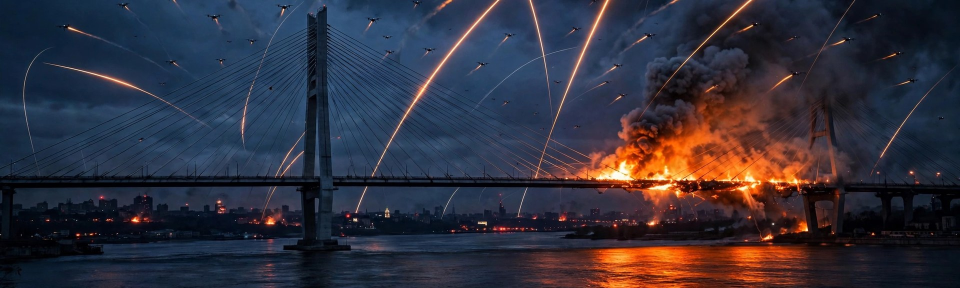
#> input picture assets/hero.jpg, 1920 x 576 px (shown at 1/2 size)
$ python generate_image.py
#> lines starting #> are read from the running program, lines starting #| are printed output that depends on the picture
"""Compose the specified newspaper front page with Pillow, entirely offline."""

from pathlib import Path

from PIL import Image, ImageDraw, ImageFont


ROOT = Path(__file__).resolve().parent
ASSETS = ROOT / "assets"
SCALE = 2
SIDE = 1024
MAX_BYTES = 1_048_576
PAPER = "#F7F3E9"
INK = "#152A34"
RED = "#A82D26"
TEAL = "#185D6D"
RULE = "#9AA5A1"
FONTS = Path("/usr/share/fonts/truetype")
FONT_FILES = {
    "masthead": "dejavu/DejaVuSerif-Bold.ttf",
    "bold": "liberation/LiberationSans-Bold.ttf",
    "regular": "liberation/LiberationSans-Regular.ttf",
    "italic": "liberation/LiberationSans-Italic.ttf",
}

STORIES = (
    (
        "chip",
        "NVIDIA HITS $115.8B REVENUE, BOARD BARS HUANG RETURN.",
        "Revenue up 103% year on year; Kress stays on as interim CEO.",
    ),
    (
        "health",
        "U.S. LOSES MEASLES ELIMINATION STATUS AFTER 26 YEARS.",
        "PAHO ends 26-year status; over 5,400 cases in 2026, most since 1991.",
    ),
    (
        "plane",
        "TRUMP JOINS QUAD SUMMIT IN MANILA AHEAD OF CHINA TRIP.",
        "Leaders unveil naval drills plus AI and cyber initiatives.",
    ),
    (
        "rocket",
        "U.S. HITS IRAN MISSILE SITE AFTER BAHRAIN BASE ATTACK.",
        "CENTCOM says all drones intercepted before strike on Qeshm Island.",
    ),
    (
        "house",
        "UK LAUNCHES 'BE READY' DRIVE URGING 3-DAY HOME STOCKPILES.",
        "Cabinet Office urges every home to store 3 days of food and water.",
    ),
)


def scaled_box(box: tuple[float, ...]) -> tuple[int, ...]:
    return tuple(round(value * SCALE) for value in box)


def main() -> None:
    page = Image.new("RGB", (SIDE * SCALE, SIDE * SCALE), PAPER)
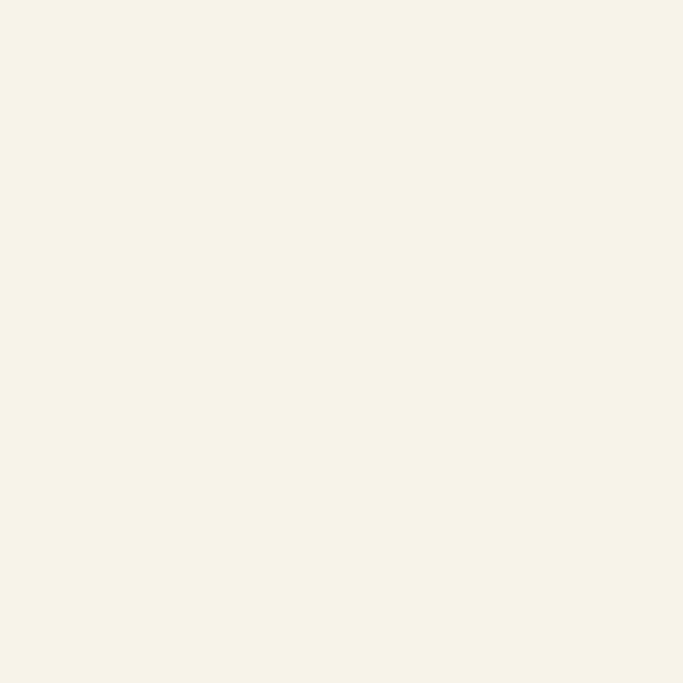
#> page: PIL image 2048x2048 RGB (shown at 1/3 size); mean R, G, B 247, 243, 233
    draw = ImageDraw.Draw(page)
    fonts: dict[tuple[str, int], ImageFont.FreeTypeFont] = {}
    placements: list[tuple[str, tuple[int, int, int, int]]] = []

    def text(
        x: float,
        y: float,
        content: str,
        face: str,
        size: int,
        color: str = INK,
        *,
        right: bool = False,
    ) -> tuple[int, int, int, int]:
#> called with x = 32, y = 12, content = 'THE GLOBAL DAILY', face = 'masthead', size = 60, color = '#152A34', right = False
        key = (face, size)
        if key not in fonts:
            fonts[key] = ImageFont.truetype(str(FONTS / FONT_FILES[face]), size * SCALE)
        font = fonts[key]
        position = (round(x * SCALE), round(y * SCALE))
        if right:
            measured = draw.textbbox((0, position[1]), content, font=font)
            position = (position[0] - measured[2], position[1])
        bounds = draw.textbbox(position, content, font=font)
#> bounds = (64, 48, 1429, 139)
        assert 0 <= bounds[0] < bounds[2] <= SIDE * SCALE, (content, bounds)
        assert 0 <= bounds[1] < bounds[3] <= SIDE * SCALE, (content, bounds)
        assert bounds[0] >= 32 * SCALE and bounds[2] <= 992 * SCALE, (
            "Text exceeds the newspaper margins",
            content,
            bounds,
        )
        draw.text(position, content, font=font, fill=color)
        placements.append((content, bounds))
        return bounds

    def rule(y: float, width: int = 1, color: str = RULE) -> None:
        draw.line(scaled_box((32, y, 992, y)), fill=color, width=width * SCALE)

    def icon(kind: str, y: float) -> None:
        # Each symbol fits a 72 x 50 point box inside its 57-point row.
        ox, oy = 36, y + 4

        def polygon(points: list[tuple[float, float]], color: str = TEAL) -> None:
            draw.polygon(
                [(round((ox + x) * SCALE), round((oy + yy) * SCALE)) for x, yy in points],
                fill=color,
            )

        def rectangle(box: tuple[float, ...], color: str = TEAL) -> None:
            x1, y1, x2, y2 = box
            draw.rectangle(scaled_box((ox + x1, oy + y1, ox + x2, oy + y2)), fill=color)

        def ellipse(
            box: tuple[float, ...], color: str, *, outline: bool = False
        ) -> None:
            x1, y1, x2, y2 = box
            # A four-point ring remains visible in a 300-pixel-wide preview.
            kwargs = {"outline": color, "width": 4 * SCALE} if outline else {"fill": color}
            draw.ellipse(scaled_box((ox + x1, oy + y1, ox + x2, oy + y2)), **kwargs)

        if kind == "chip":
            rectangle((18, 8, 54, 44))
            for pin in (23, 32, 41, 50):
                draw.line(scaled_box((ox + pin, oy + 2, ox + pin, oy + 49)), fill=TEAL, width=2 * SCALE)
            for pin in (13, 22, 31, 40):
                draw.line(scaled_box((ox + 12, oy + pin, ox + 60, oy + pin)), fill=TEAL, width=2 * SCALE)
            rectangle((26, 16, 46, 36), PAPER)
            rectangle((30, 20, 42, 32))
        elif kind == "health":
            ellipse((12, 1, 60, 49), RED, outline=True)
            rectangle((31, 10, 41, 40), RED)
            rectangle((21, 20, 51, 30), RED)
        elif kind == "plane":
            polygon([
                (35, 1), (39, 7), (39, 19), (66, 33), (66, 38),
                (39, 31), (39, 42), (48, 47), (48, 50), (36, 47),
                (24, 50), (24, 47), (33, 42), (33, 31), (6, 38),
                (6, 33), (33, 19), (33, 7),
            ])
        elif kind == "rocket":
            polygon([(36, 1), (46, 14), (46, 36), (26, 36), (26, 14)])
            polygon([(26, 25), (18, 38), (18, 44), (29, 36)])
            polygon([(46, 25), (54, 38), (54, 44), (43, 36)])
            polygon([(30, 39), (36, 50), (42, 39)], RED)
            ellipse((32, 15, 40, 23), PAPER)
        elif kind == "house":
            polygon([(6, 24), (36, 1), (66, 24), (60, 29), (36, 11), (12, 29)])
            rectangle((16, 26, 56, 49))
            rectangle((31, 33, 41, 49), PAPER)
            rectangle((21, 31, 27, 38), PAPER)
            rectangle((45, 31, 51, 38), PAPER)
        else:
            raise ValueError(f"Unknown icon: {kind}")

    text(32, 12, "THE GLOBAL DAILY", "masthead", 60)
    rule(80, 4, INK)
    dateline = text(32, 89, "WEDNESDAY, NOVEMBER 18, 2026.", "bold", 28)
#> dateline = (64, 189, 1021, 238)
    edition = text(992, 89, "WORLD EDITION | VOL. CLIV NO. 322.", "regular", 16, right=True)
#> edition = (1410, 184, 1984, 214)
    assert dateline[2] + 16 * SCALE < edition[0], "Dateline and edition overlap"
    assert max(dateline[3], edition[3]) < 124 * SCALE
    rule(124)

    for index, (headline, color) in enumerate((
        ("BRIDGE WAR ESCALATES:", RED),
        ("KYIV BRIDGES HIT AFTER", INK),
        ("RECORD 1,441-DRONE STRIKE", INK),
    )):
        text(32, 134 + 60 * index, headline, "bold", 50, color)
#> this loop made 3 passes

    for index, line in enumerate((
        "Ukraine strikes Kerch Bridge for a second day; Russia retaliates",
        "on Kyiv river crossings, cutting power to 8 regions.",
    )):
        bounds = text(32, 322 + 27 * index, line, "regular", 22)
        assert bounds[3] < 384 * SCALE
#> this loop made 2 passes
#> bounds on passes 1 to 2: (64, 652, 1309, 693), (64, 706, 1045, 747)

    with Image.open(ASSETS / "hero.jpg") as source:
#> source is the input picture: PIL image 1920x576 RGB; mean R, G, B 49.4, 47.9, 60.5
        hero = source.convert("RGB").resize((960 * SCALE, 288 * SCALE), Image.Resampling.LANCZOS)
    page.paste(hero, (32 * SCALE, 384 * SCALE))
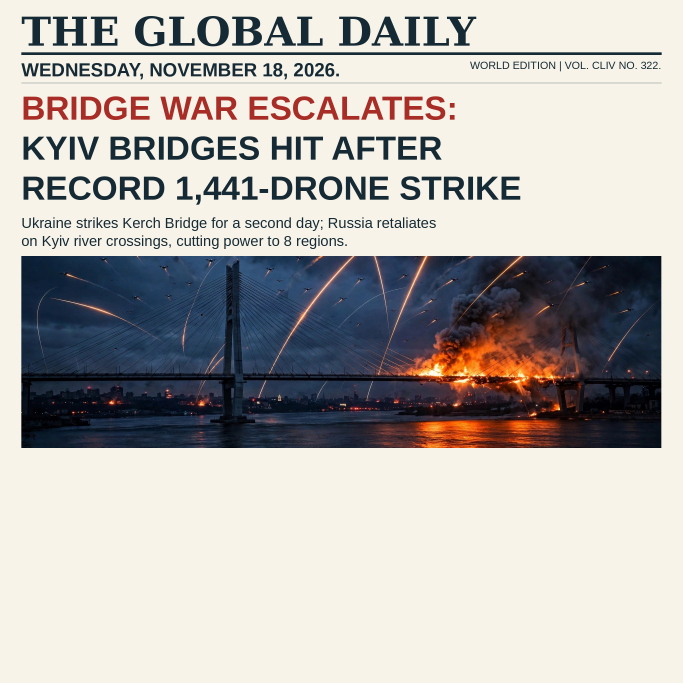
#> page: PIL image 2048x2048 RGB (shown at 1/3 size); mean R, G, B 184.1, 180.8, 177.6
    draw.rectangle(scaled_box((32, 384, 992, 672)), outline=INK, width=3 * SCALE)
    caption = text(
        32, 680,
        "Smoke rises near a Kyiv bridge over the Dnipro River after retaliatory missile strikes, Nov. 18, 2026.",
        "italic", 16,
    )
#> caption = (64, 1366, 1472, 1396)
    assert caption[3] < 708 * SCALE

    for index, (kind, headline, summary) in enumerate(STORIES):
        y = 708 + index * 57
        if index:
            rule(y)
        icon(kind, y)
        heading_bounds = text(146, y + 1, headline, "bold", 23)
        summary_bounds = text(146, y + 31, summary, "regular", 17)
        assert heading_bounds[3] < summary_bounds[1], (headline, "Overlapping story text")
        assert summary_bounds[3] < (y + 57) * SCALE, (summary, "Story exceeds row")
#> this loop made 5 passes
#> (heading_bounds, summary_bounds) on passes 1 to 5: ((292, 1425, 1719, 1467), (292, 1484, 1262, 1516)), ((292, 1542, 1695, 1574), (292, 1598, 1369, 1630)), ((292, 1656, 1729, 1697), (292, 1712, 1112, 1744)), ((292, 1770, 1672, 1802), (292, 1826, 1350, 1858)), ((292, 1884, 1865, 1916), (292, 1940, 1301, 1972))

    rule(1000)
    left_footer = text(32, 1006, "WIRE SOURCES: BBC / AP / REUTERS / AFP / AL JAZEERA", "bold", 13)
#> left_footer = (64, 2017, 798, 2037)
    right_footer = text(992, 1006, "ILLUSTRATED DAILY SUMMARY.", "bold", 13, right=True)
#> right_footer = (1578, 2018, 1984, 2036)
    assert left_footer[2] + 16 * SCALE < right_footer[0], "Footer columns overlap"
    assert len(placements) == 21, "An expected text element is missing"

    final = page.resize((SIDE, SIDE), Image.Resampling.LANCZOS)
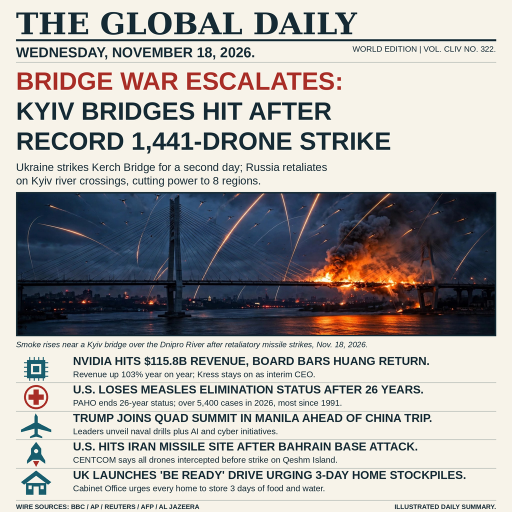
#> final: PIL image 1024x1024 RGB (shown at 1/2 size); mean R, G, B 174.5, 172.4, 170.2
    destination = ASSETS / "entry.png"
    final.save(destination, "PNG", optimize=True)
    if destination.stat().st_size > MAX_BYTES:
        final = final.quantize(colors=256, method=Image.Quantize.MEDIANCUT)
        final.save(destination, "PNG", optimize=True)
    with Image.open(destination) as saved:
        assert saved.format == "PNG", saved.format
        assert saved.size == (1024, 1024), saved.size
#> (the run stopped early here; a loop or call above may not have finished)
